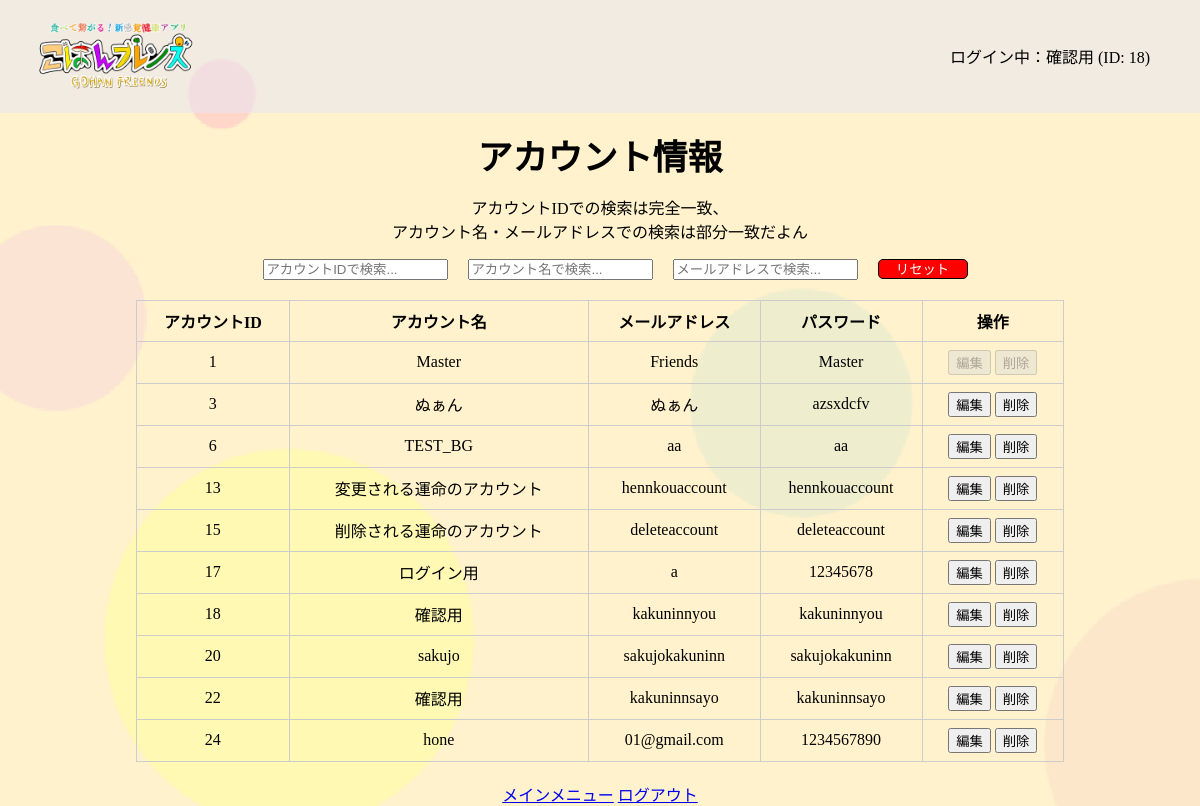
The page /master/account_look (signed in) on the database its author committed.
### tables this page shows
CREATE TABLE ACCOUNT (
                        ACCOUNT_ID INTEGER PRIMARY KEY AUTOINCREMENT,
                        ACCOUNT_NAME TEXT NOT NULL,
                        MAIL TEXT NOT NULL,
                        PASS TEXT NOT NULL
                    );

### app.py (the view)
@app.route('/master/account_look')
def account_look():
    if 'account_name' in session:
        conn = get_db()
        cur = conn.cursor()
        cur.execute("SELECT ACCOUNT_ID, ACCOUNT_NAME, MAIL, PASS FROM ACCOUNT")
        accounts = cur.fetchall()
        cur.close()
        conn.close()
        return render_template('master/account_look.html', accounts=accounts)

### app.py (called while the page is built)
def get_db():
    conn = sqlite3.connect(DATABASE)
    return conn

@app.context_processor
def inject_account_info():
    return {
        'account_name': session.get('account_name'),
        'account_id': session.get('account_id')
    }

### templates/master/account_look.html (shortened to what this page needs)
{% extends 'base.html' %}
{% block content %}
<div class="main-contents">
    <p class="main-text">アカウント情報<br><div class="txt-center">アカウントIDでの検索は完全一致、<br>アカウント名・メールアドレスでの検索は部分一致だよん</div></p>
    <div style="display: flex; justify-content: center; align-items: center; margin-bottom: 20px;">
        <input type="text" id="searchAccountId" placeholder="アカウントIDで検索..." oninput="searchAccounts()">
        <input type="text" id="searchAccountName" placeholder="アカウント名で検索..." oninput="searchAccounts()">
        <input type="text" id="searchEmail" placeholder="メールアドレスで検索..." oninput="searchAccounts()">
        <button id="resetButton" type="button" onclick="resetSearch()" class="reset-button">リセット</button>
    </div>
    <div class="table-container">
        <table>
            <tr>
                <th>アカウントID</th>
                <th>アカウント名</th>
                <th>メールアドレス</th>
                <th>パスワード</th>
                <th>操作</th>
            </tr>
            {% for account in accounts %}
            <tr>
                <td>{{ account[0] }}</td>
                <td data-original="{{ account[1] }}">{{ account[1] }}</td>
                <td data-original="{{ account[2] }}">{{ account[2] }}</td>
                <td data-original="{{ account[3] }}">{{ account[3] }}</td>
                <td>
                    {% if account[0] == 1 %}
                    <button class="edit-button" type="button" disabled>編集</button>
                    <button class="delete-button" type="button" disabled>削除</button>
                    {% else %}
                    <button class="edit-button" type="button"
                        onclick="editRow(this.parentElement.parentElement)">編集</button>
                    <button class="delete-button" type="button"
                        onclick="showDeleteConfirmation(this.parentElement.parentElement)">削除</button>
                    {% endif %}
                </td>
            </tr>
            {% endfor %}
        </table>
    </div>
    <div class="txt-center">
        <a href="{{ url_for('mainmenu') }}">メインメニュー</a>
        <a href="{{ url_for('logout') }}">ログアウト</a>
    </div>
</div>
{% endblock %}

### templates/base.html (shortened to what this page needs)
<!DOCTYPE html>
<html lang="ja">
<head>
    <link rel="stylesheet" href="../../static/css/style.css">
</head>
<body background="{{ url_for('static', filename='img/background.png') }}" class="kabegami">
    <header class="clearfix">
        <img src="{{ url_for('static', filename='img/title.png') }}" class="header-logo">
    </header>
    <main>
        <div class="container">
            {% if account_name and account_id %}
                <p>ログイン中：{{ account_name }} (ID: {{ account_id }})</p>
            {% endif %}
        </div>
        {% block content %}{% endblock %}
    </main>
</body>
</html>

### static/css/style.css (style rules this page uses)
html, body { margin: 0; padding: 0; box-sizing: border-box; height: 100%; }
.kabegami { background-size: cover; }
header { display: flex; align-items: center; background-color: rgb(230,230,250,0.5); }
.header-logo { width: 200px; margin-left: 20px; margin-right: 20px; }
.clearfix::after { content: ""; clear: both; display: table; }
.container { display: flex; justify-content: right; align-items: center; height: 100%; padding-right: 10px; margin-top: -85px; margin-right:40px; }
.main-contents { padding-top: 70px; }
.reset-button { height:20px; width:90px; margin-left:20px; background-color:red; color:white; border-radius:5px; border: 1px solid black; line-height: 5px; text-align: center; }
.main-text { text-align: center; margin-top: -25px; margin-bottom: 15px; font-size: 35px; font-weight: bold; }
input { margin-left: 30px; }
.table-container { display: flex; justify-content: center; margin: 20px; }
table { border-collapse: collapse; width: 80%; }
th, td { border: 1px solid #ccc; padding: 8px; text-align: center; }
#searchAccountName { margin-left:20px; }
#searchEmail { margin-left:20px; }
.txt-center { text-align: center; }

### rows shown on the page
ACCOUNT: ACCOUNT_ID "1", ACCOUNT_NAME "Master", MAIL "Friends", PASS "Master", shows "編集"
ACCOUNT: ACCOUNT_ID "3", ACCOUNT_NAME "ぬぁん", MAIL "ぬぁん", PASS "azsxdcfv", shows "編集"
ACCOUNT: ACCOUNT_ID "6", ACCOUNT_NAME "TEST_BG", MAIL "aa", PASS "aa", shows "編集"
ACCOUNT: ACCOUNT_ID "13", ACCOUNT_NAME "変更される運命のアカウント", MAIL "hennkouaccount", PASS "hennkouaccount", shows "編集"
ACCOUNT: ACCOUNT_ID "15", ACCOUNT_NAME "削除される運命のアカウント", MAIL "deleteaccount", PASS "deleteaccount", shows "編集"
ACCOUNT: ACCOUNT_ID "17", ACCOUNT_NAME "ログイン用", MAIL "a", PASS "12345678", shows "編集"
ACCOUNT: ACCOUNT_ID "18", ACCOUNT_NAME "確認用", MAIL "kakuninnyou", PASS "kakuninnyou", shows "編集"
ACCOUNT: ACCOUNT_ID "20", ACCOUNT_NAME "sakujo", MAIL "sakujokakuninn", PASS "sakujokakuninn", shows "編集"
ACCOUNT: ACCOUNT_ID "22", ACCOUNT_NAME "確認用", MAIL "kakuninnsayo", PASS "kakuninnsayo", shows "編集"
ACCOUNT: ACCOUNT_ID "24", ACCOUNT_NAME "hone", MAIL "01@gmail.com", PASS "1234567890", shows "編集"

### other values the page prints
{{ account_name }} "確認用"
{{ account_id }} "18"
